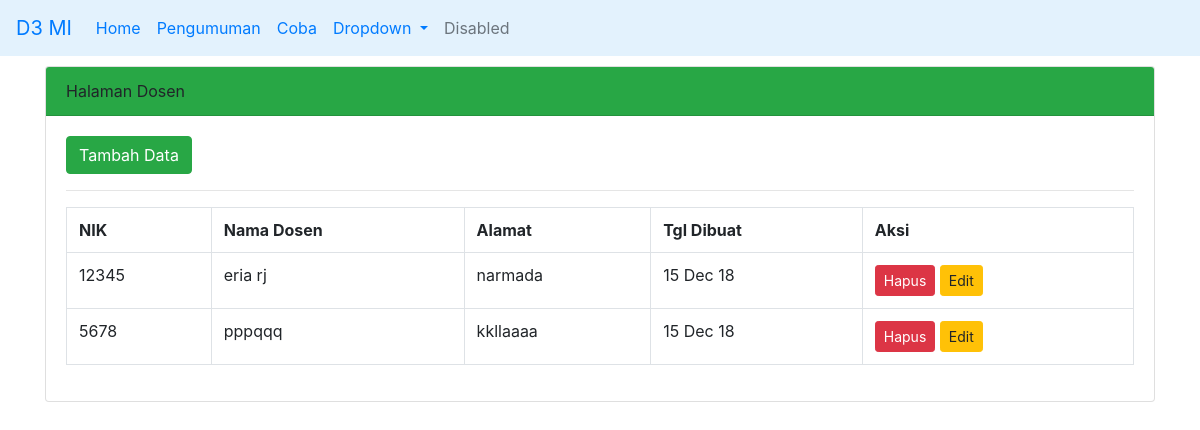
/index.php/admin/dosen, run on the app's committed database.
### tables this page shows
CREATE TABLE `dosen` (
  `nik` varchar(10) NOT NULL,
  `nama_dosen` varchar(255) NOT NULL,
  `alamat` text NOT NULL,
  `created_at` datetime NOT NULL DEFAULT CURRENT_TIMESTAMP
);

### application/controllers/admin/Dosen.php (called while the page is built, shortened)
<?php
 class Dosen extends CI_Controller
 {
 	public function __construct()
		{
			$this->load->model('Dosen_model');
		}
 	public function index()
 	{
 		$data['judul'] = 'Dosen';
		$data['sub_judul'] = 'Halaman Dosen';
		$data['halaman'] = 'admin/v_dosen';
		$data['isi_tabel']=$this->Dosen_model->all();
		$this->load->view('admin/v_template', $data);
 	}
}

### index.php (called while the page is built, shortened)
<?php
require_once BASEPATH.'core/CodeIgniter.php';

### application/models/Dosen_model.php (called while the page is built, shortened)
<?php
 class Dosen_model extends CI_Model
 {
	public function all()
	{
		return $this->db->get('dosen')->result();
	}
 }

### application/views/admin/v_dosen.php (the view, shortened to what this page needs)
 <div class="col-md-12">
	<div class="card">
		<div class="card-header bg-drag bg-success" ><?php echo $sub_judul; ?></div>
		<div class="card-body">
			<a href="<?php echo site_url('admin/dosen/tambah'); ?>" class="btn btn-success btn sm">Tambah Data</a>
			<hr>
			<table class="table table-bordered">
				<tr>
					<th>NIK</th>
					<th>Nama Dosen</th>
					<th>Alamat</th>
					<th>Tgl Dibuat</th>
					<th>Aksi</th>
				</tr>
				<?php foreach ($isi_tabel as $key) {   ?>
				<tr>
					<td><?php echo $key->nik; ?></td>
					<td><?php echo $key->nama_dosen; ?></td>
					<td><?php echo $key->alamat; ?></td>
					<td><?php echo date('d M y', strtotime($key->created_at)) ; ?></td>
					<td>
						<a href="<?= site_url('admin/dosen/hapus/' . $key->nik); ?>"
					class="btn btn-danger btn-sm"
					onclick="return confirm('Anda Yakin?')">Hapus</a>
					<a href="<?= site_url('admin/dosen/edit/' . $key->nik); ?>"
					class="btn btn-warning btn-sm">Edit</a>
					</td>
				</tr>
				<?php } ?>
			</table>
		</div>
	</div>
</div>

### data on the page
dosen: nik "12345", nama_dosen "eria rj", alamat "narmada", created_at "15 Dec 18"
dosen: nik "5678", nama_dosen "pppqqq", alamat "kkllaaaa", created_at "15 Dec 18"

### other printed values
$sub_judul "Halaman Dosen"
